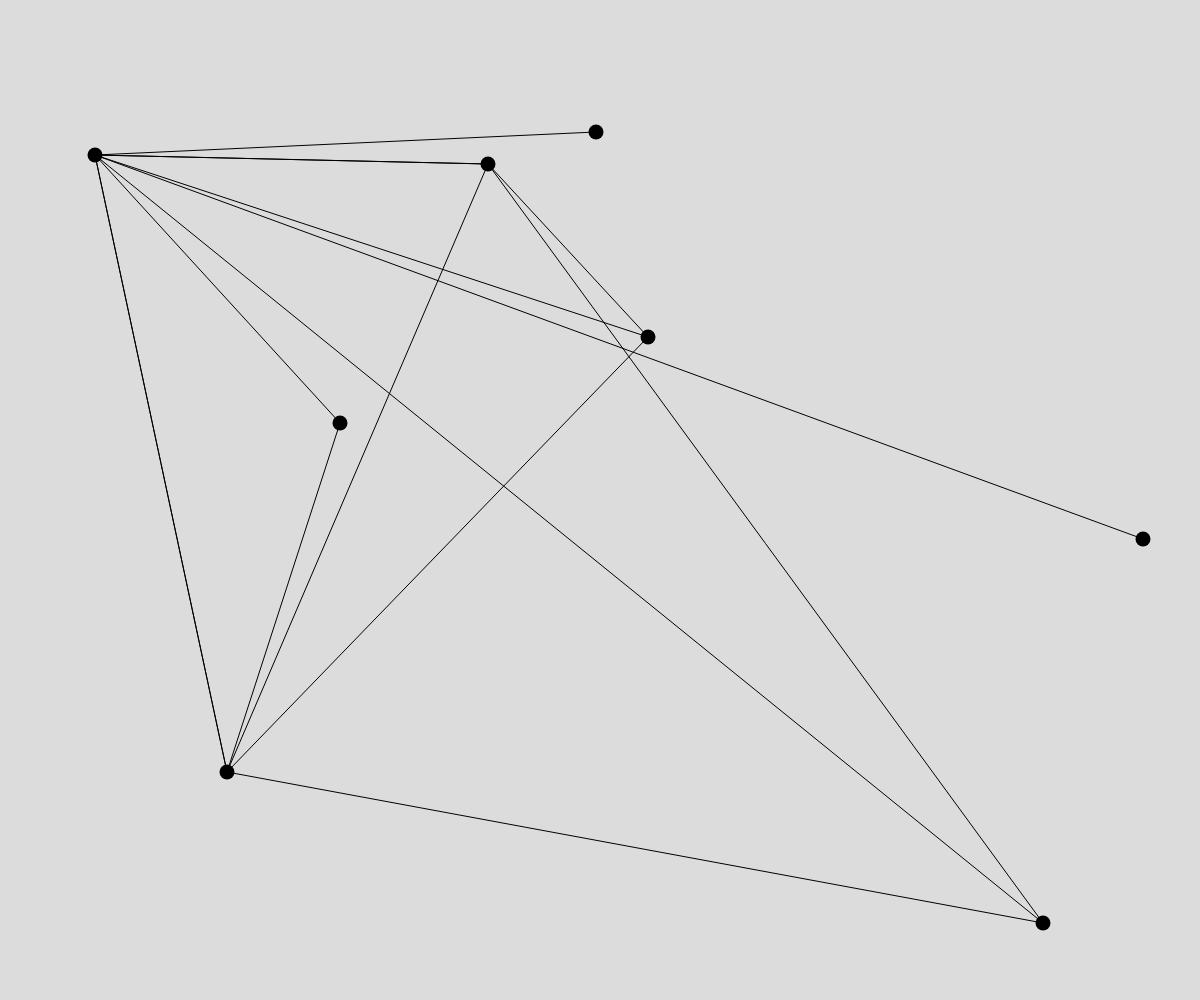
Frame 1 (no input)
Frame 2 (the mouse pressed at the canvas centre, redrawn once): identical to frame 1, image omitted

The p5.js sketch that drew this single still picture (run headless with seeded random() and noise() and a simulated clock; the mouse was pressed at the canvas centre and the sketch redrawn once):

// p5.js sketch
// ── sketch.js
class City {
  constructor (x, y)
  {
    this.name
    this.x = x
    this.y = y
    this.connections = []
  }

  connect(city)
  {
    this.connections.push(city)
  }
}

function closestIndex(array)
{
  min = 0
  for (let i = 0; i < array.length; i++)
  {
    if (array[i]!=0 && array[i]<array[min])
      min = i
  }
  return min
}

const cityNo = 8
const avgConnections = 2
const deviation = 1
let cities = []

function setup() 
{
  canvas = createCanvas(windowWidth, windowHeight);
  frameRate(30)
  colorMode(RGB)
  
  for (let i = 0; i < cityNo; i++) //generate cities
  {
    x = Math.floor(Math.random() * (windowWidth - 100)) + 50
    y = Math.floor(Math.random() * (windowHeight - 100)) + 50
    cities.push(new City(x, y))
  }
  
  for (i in cities) // generate connection for each city
  {
    distances = []
    for (j in cities) // calculate from each city
    {
      dx = (cities[j].x - cities[i].x) * (cities[j].x - cities[i].x)
      dy = (cities[j].y - cities[i].y) * (cities[j].y - cities[i].y)
      distance = Math.sqrt(dx+dy)
      distances.push([Math.round(distance), parseInt(j)])
    }
    distances = distances.sort((a,b)=> a[0] > b[0])

    conns = avgConnections + (Math.floor(Math.random() * 3) - 1) * deviation
    for (let j = 0; j < conns; j++)
    {
      cities[i].connections.push(distances[j+1][1])

    }
    // console.log(cities[i].connections)
  }
  noLoop()

}

function draw() 
{
  background(220);
  fill(255, 255, 255)
  fill(204, 102, 0)
  // text(frameCount, width-25, 15);
  fill(0)
  strokeWeight(1)
  for (i in cities)
  {
    noStroke()
    circle(cities[i].x, cities[i].y, 15)
    for (j in cities[i].connections)
    {
      stroke(0)
      p1 = [cities[i].x, cities[i].y]
      p2 = [cities[cities[i].connections[j]].x, cities[cities[i].connections[j]].y]
      console.log(p1, p2)
      line(p1[0],p1[1],p2[0],p2[1])
    }
  }
}

function mouseReleased()
{
  // ant.x[2] = mouseX
  // ant.y[2] = mouseY
}

  
